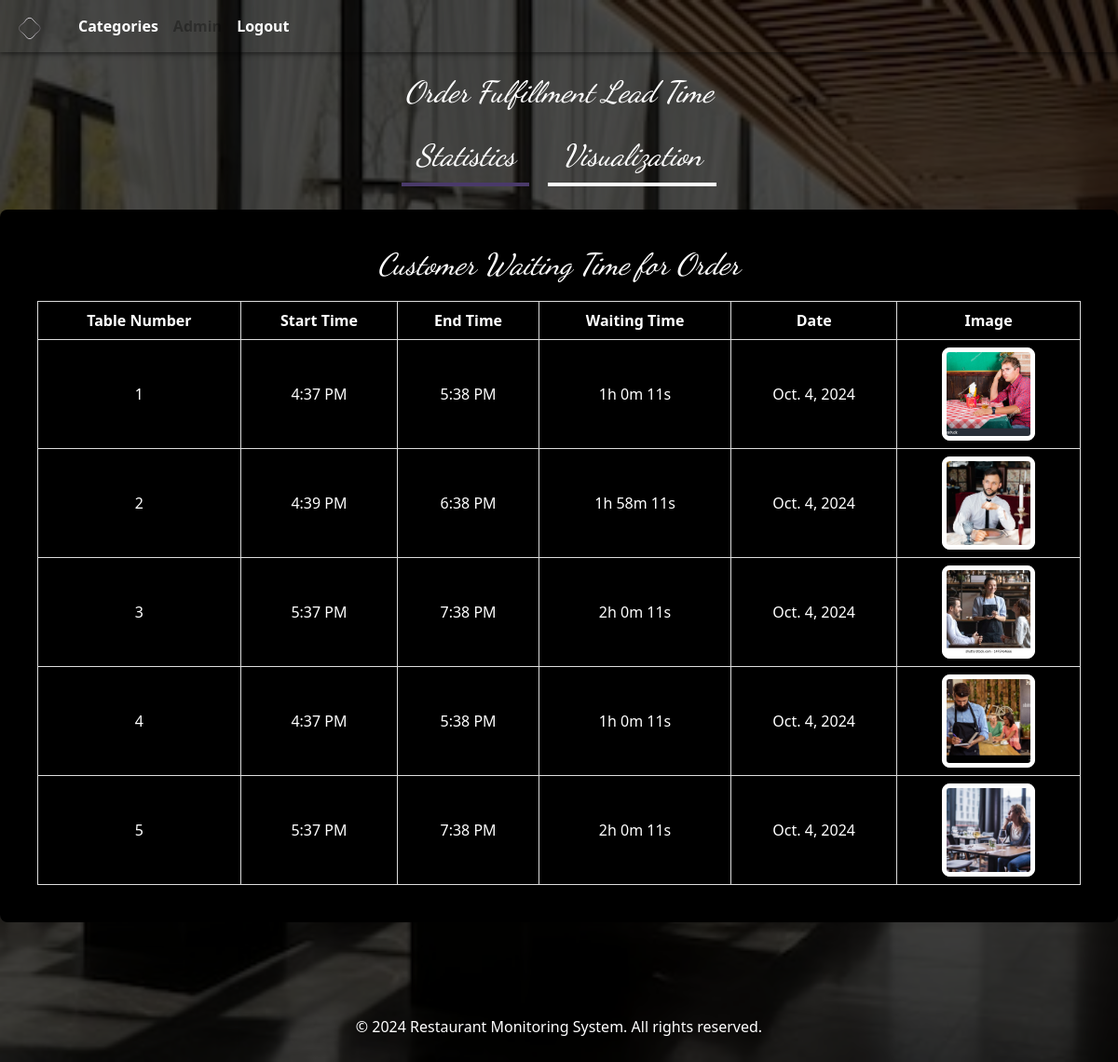
The app's page /waiting-time-for-order/ with its own data.
### main_Server/models.py (models this page shows, shortened)
class CustomerOrderWaitingTime(models.Model):
    table_number = models.IntegerField(null=True, blank=True)
    start_time = models.DateTimeField()  # When the customer arrives
    end_time = models.DateTimeField()    # When the waiter comes to take the order
    date = models.DateField(auto_now_add=True)  # Automatically set to now when created
    visual_representation = models.ImageField(upload_to='images/waiting_time/', blank=True, null=True)  # Only image

### main_Server/views.py (the view)
# urls.py: path('waiting-time-for-order/', views.customer_waiting_time_for_order, name='waiting_time_for_order'),
def customer_waiting_time_for_order(request):
    url_ = "/categories/"
    link_text = "Categories"
    waiting_times = CustomerOrderWaitingTime.objects.all()  # Fetch all records
    context = {
        'url_': url_,
        'link_text': link_text,
        'waiting_times': waiting_times,
        'active_page': 'statistics',
    }
    return render(request, 'HtmlFiles/customer_waiting_time_for_order.html', context)

### Templates/HtmlFiles/customer_waiting_time_for_order.html (shortened to what this page needs)
{% extends "HtmlFiles/Base.html" %}
{% load static %}
{% block body %}
<link href="{% static 'CssFiles/customer_waiting_time_for_order.css' %}" rel="stylesheet">
<link href="{% static 'CssFiles/variables.css' %}" rel="stylesheet">
<h2>Order Fulfillment Lead Time</h2>
<div class="page-slider">
   <h2> <a href="{% url 'waiting_time_for_order' %}" class="slider-button {% if active_page == 'statistics' %}active{% endif %}">Statistics</a></h2>
   <h2> <a href="{% url 'waiting_time_for_order_Visualization' %}" class="slider-button {% if active_page == 'Visualization' %}active{% endif %}">Visualization</a></h2>
</div>
<div class="containerr">
    <h2>Customer Waiting Time for Order</h2>
    <table class="waiting-time-table">
        <thead>
            <tr>
                <th>Table Number</th>
                <th>Start Time</th>
                <th>End Time</th>
                <th>Waiting Time</th>
                <th>Date</th>
                <th>Image</th>
            </tr>
        </thead>
        <tbody>
            {% for time in waiting_times %}
            <tr>
                <td>{{ time.table_number }}</td>
                <td>{{ time.start_time|date:"g:i A" }}</td>
                <td>{{ time.end_time|date:"g:i A" }}</td>
                <td>
                    <div class="waiting-time" data-start="{{ time.start_time|date:'Y-m-d H:i:s' }}" data-end="{{ time.end_time|date:'Y-m-d H:i:s' }}">
                    </div>
                </td>
                <td>{{ time.date }}</td>
                <td>
                    {% if time.visual_representation %}
                        <img src="{{ time.visual_representation.url }}" alt="Customer Image" class="img-thumbnail">
                    {% else %}
                        No Image Available
                    {% endif %}
                </td>
            </tr>
            {% endfor %}
        </tbody>
    </table>
</div>
{% endblock %}

### Static/CssFiles/Base.css (style rules this page uses)
html, body { overflow-x: hidden; overflow-y: scroll; -ms-overflow-style: none; height: auto; margin: 0; scroll-behavior: smooth; }
h1, h2, h3, h4, h5, h6 { color: var(--headings); font-family: 'Dancing Script', cursive; font-style: italic; }
body { font-family: Arial, sans-serif; font-size: 16px !important; background-image: var(--background-image); background-size: cover; background-position: center; background-repeat: no-repeat; background-attachment: fixed; display: flex; flex-direction: column; min-height: 100vh; position: relative; }
body::before { content: ''; position: absolute; top: 0; left: 0; width: 100%; height: 100%; z-index: 1; background-color: rgba(0, 0, 0, 0.7); }

### Static/CssFiles/variables.css (style rules this page uses)
:root { --primary-color: #5B4B8A; --danger-color: #e74c3c; --headings: #ffffff; --hover: #4A3A6A; --background: rgba(0, 0, 0, 0.8); --font-size-small: 16px; --font-size-medium: 36px; --font-size-large-h1: 100px; --secondary-color: #e64157; --tertiary-color: #12c2e9; --primary-gradient-color: linear-gradient(90deg,#e64157,#415de6); --secondary-gradient-color: linear-gradient(to right, #12c2e9, #f64f59, #f64f59); --underline-gradient: linear-gradient(to left, #12c2e9, #c471ed, #f64f59); --vertical-gradient: linear-gradient(to top, #12c2e9, #c471ed, #f64f59); --transition-default: all .4s ease; --background-image: url('../images/bg.jpg'); }

### Static/CssFiles/customer_waiting_time_for_order.css (style rules this page uses)
.page-slider { display: flex; justify-content: center; align-items: center; margin: 20px 0; padding: 10px; border-radius: 5px; }
.slider-button { text-decoration: none; background-color: transparent; color: var(--headings); padding: 10px 15px; margin: 0 10px; border: none; border-bottom: 4px solid var(--headings); border-radius: 0; transition: color 0.3s, transform 0.2s, border-bottom-color 0.3s; }
.slider-button.active { border-bottom-color: var(--hover); transform: scale(1.05); }
.containerr { max-width: 1200px; margin: 0 auto; padding: 40px; background-color: black; border-radius: 8px; box-shadow: 0px 4px 8px rgba(0, 0, 0, 0.1); margin-bottom: 90px; }
.waiting-time-table { width: 100%; border-collapse: collapse; margin-top: 20px; }
.waiting-time-table th, .waiting-time-table td { border: 1px solid #ddd; padding: 8px; text-align: center; }
.waiting-time-table th { background-color: black; font-weight: bold; }
.waiting-time-table td { vertical-align: middle; }
.img-thumbnail { width: 100px; height: 100px; object-fit: cover; border-radius: 8px; border: 1px solid var(--headings); }

### records on screen
CustomerOrderWaitingTime: table_number "1", start_time "4:37 PM", end_time "5:38 PM", date "Oct. 4, 2024", visual_representation (picture)
CustomerOrderWaitingTime: table_number "2", start_time "4:39 PM", end_time "6:38 PM", date "Oct. 4, 2024", visual_representation (picture)
CustomerOrderWaitingTime: table_number "3", start_time "5:37 PM", end_time "7:38 PM", date "Oct. 4, 2024", visual_representation (picture)
CustomerOrderWaitingTime: table_number "4", start_time "4:37 PM", end_time "5:38 PM", date "Oct. 4, 2024", visual_representation (picture)
CustomerOrderWaitingTime: table_number "5", start_time "5:37 PM", end_time "7:38 PM", date "Oct. 4, 2024", visual_representation (picture)

### other values on screen
{{ link_text }} "Categories"
